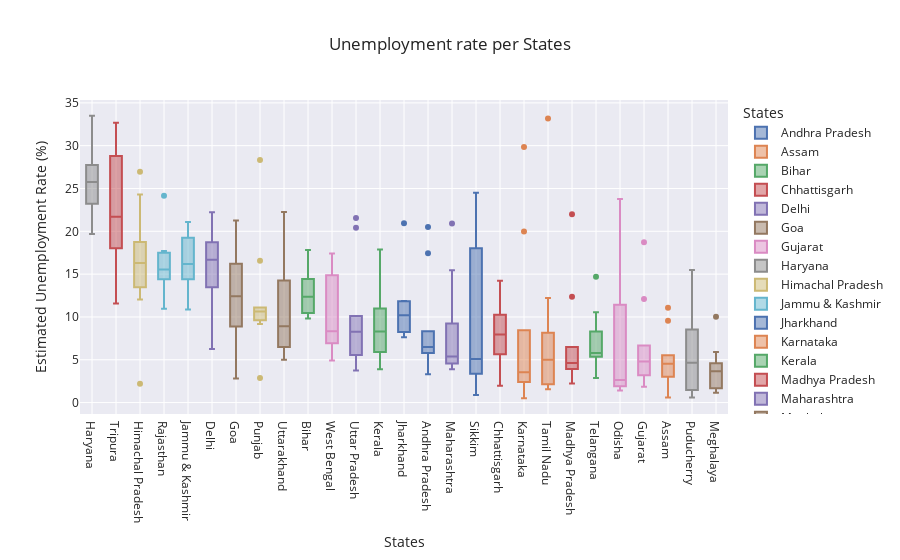

Notebook source saved alongside this figure:
### Code cell
# barplot to show unemployment rate in different States
fig = px.box(df_filtered, x='States', y='Estimated Unemployment Rate (%)', color='States', title='Unemployment rate per States', template='seaborn')
fig.update_layout(xaxis={'categoryorder': 'total descending'})
fig.show()

### Figure 1 — Plotly figure (JSON) as saved in the notebook; plotly's stock layout.template omitted (floating-point values rounded to 4 significant figures)
{"data": [{"alignmentgroup": "True", "hovertemplate": "States=%{x}<br>Estimated Unemployment Rate (%)=%{y}<extra></extra>", "legendgroup": "Andhra Pradesh", "marker": {"color": "rgb(76,114,176)"}, "name": "Andhra Pradesh", "notched": false, "offsetgroup": "Andhra Pradesh", "orientation": "v", "showlegend": true, "type": "box", "x": ["Andhra Pradesh", "Andhra Pradesh", "Andhra Pradesh", "Andhra Pradesh", "Andhra Pradesh", "Andhra Pradesh", "Andhra Pradesh", "Andhra Pradesh", "Andhra Pradesh", "Andhra Pradesh"], "x0": " ", "xaxis": "x", "y": [5.48, 5.83, 5.79, 20.51, 17.43, 3.31, 8.34, 6.96, 6.4, 6.59], "y0": " ", "yaxis": "y"}, {"alignmentgroup": "True", "hovertemplate": "States=%{x}<br>Estimated Unemployment Rate (%)=%{y}<extra></extra>", "legendgroup": "Assam", "marker": {"color": "rgb(221,132,82)"}, "name": "Assam", "notched": false, "offsetgroup": "Assam", "orientation": "v", "showlegend": true, "type": "box", "x": ["Assam", "Assam", "Assam", "Assam", "Assam", "Assam", "Assam", "Assam", "Assam", "Assam"], "x0": " ", "xaxis": "x", "y": [4.66, 4.41, 4.77, 11.06, 9.55, 0.6, 3.77, 5.53, 1.19, 3.02], "y0": " ", "yaxis": "y"}, {"alignmentgroup": "True", "hovertemplate": "States=%{x}<br>Estimated Unemployment Rate (%)=%{y}<extra></extra>", "legendgroup": "Bihar", "marker": {"color": "rgb(85,168,104)"}, "name": "Bihar", "notched": false, "offsetgroup": "Bihar", "orientation": "v", "showlegend": true, "type": "box", "x": ["Bihar", "Bihar", "Bihar", "Bihar", "Bihar", "Bihar", "Bihar", "Bihar"], "x0": " ", "xaxis": "x", "y": [10.61, 10.29, 15.43, 17.82, 12.79, 13.44, 11.91, 9.82], "y0": " ", "yaxis": "y"}, {"alignmentgroup": "True", "hovertemplate": "States=%{x}<br>Estimated Unemployment Rate (%)=%{y}<extra></extra>", "legendgroup": "Chhattisgarh", "marker": {"color": "rgb(196,78,82)"}, "name": "Chhattisgarh", "notched": false, "offsetgroup": "Chhattisgarh", "orientation": "v", "showlegend": true, "type": "box", "x": ["Chhattisgarh", "Chhattisgarh", "Chhattisgarh", "Chhattisgarh", "Chhattisgarh", "Chhattisgarh", "Chhattisgarh", "Chhattisgarh", "Chhattisgarh", "Chhattisgarh"], "x0": " ", "xaxis": "x", "y": [9.65, 8.38, 7.54, 3.41, 10.5, 14.23, 10.27, 5.63, 1.96, 6.62], "y0": " ", "yaxis": "y"}, {"alignmentgroup": "True", "hovertemplate": "States=%{x}<br>Estimated Unemployment Rate (%)=%{y}<extra></extra>", "legendgroup": "Delhi", "marker": {"color": "rgb(129,114,179)"}, "name": "Delhi", "notched": false, "offsetgroup": "Delhi", "orientation": "v", "showlegend": true, "type": "box", "x": ["Delhi", "Delhi", "Delhi", "Delhi", "Delhi", "Delhi", "Delhi", "Delhi", "Delhi"], "x0": " ", "xaxis": "x", "y": [22.23, 14.84, 17.04, 16.68, 18.19, 20.3, 13.79, 12.53, 6.27], "y0": " ", "yaxis": "y"}, {"alignmentgroup": "True", "hovertemplate": "States=%{x}<br>Estimated Unemployment Rate (%)=%{y}<extra></extra>", "legendgroup": "Goa", "marker": {"color": "rgb(147,120,96)"}, "name": "Goa", "notched": false, "offsetgroup": "Goa", "orientation": "v", "showlegend": true, "type": "box", "x": ["Goa", "Goa", "Goa", "Goa", "Goa", "Goa", "Goa", "Goa", "Goa", "Goa"], "x0": " ", "xaxis": "x", "y": [8.89, 2.81, 5.25, 13.31, 21.25, 9.96, 17.07, 16.21, 15.38, 11.54], "y0": " ", "yaxis": "y"}, {"alignmentgroup": "True", "hovertemplate": "States=%{x}<br>Estimated Unemployment Rate (%)=%{y}<extra></extra>", "legendgroup": "Gujarat", "marker": {"color": "rgb(218,139,195)"}, "name": "Gujarat", "notched": false, "offsetgroup": "Gujarat", "orientation": "v", "showlegend": true, "type": "box", "x": ["Gujarat", "Gujarat", "Gujarat", "Gujarat", "Gujarat", "Gujarat", "Gujarat", "Gujarat", "Gujarat", "Gujarat"], "x0": " ", "xaxis": "x", "y": [5.54, 6.38, 6.66, 18.71, 12.11, 3.2, 1.84, 1.87, 3.42, 4.03], "y0": " ", "yaxis": "y"}, {"alignmentgroup": "True", "hovertemplate": "States=%{x}<br>Estimated Unemployment Rate (%)=%{y}<extra></extra>", "legendgroup": "Haryana", "marker": {"color": "rgb(140,140,140)"}, "name": "Haryana", "notched": false, "offsetgroup": "Haryana", "orientation": "v", "showlegend": true, "type": "box", "x": ["Haryana", "Haryana", "Haryana", "Haryana", "Haryana", "Haryana", "Haryana", "Haryana", "Haryana"], "x0": " ", "xaxis": "x", "y": [20.34, 25.77, 25.05, 29.02, 26.7, 24.18, 33.5, 19.68, 27.31], "y0": " ", "yaxis": "y"}, {"alignmentgroup": "True", "hovertemplate": "States=%{x}<br>Estimated Unemployment Rate (%)=%{y}<extra></extra>", "legendgroup": "Himachal Pradesh", "marker": {"color": "rgb(204,185,116)"}, "name": "Himachal Pradesh", "notched": false, "offsetgroup": "Himachal Pradesh", "orientation": "v", "showlegend": true, "type": "box", "x": ["Himachal Pradesh", "Himachal Pradesh", "Himachal Pradesh", "Himachal Pradesh", "Himachal Pradesh", "Himachal Pradesh", "Himachal Pradesh", "Himachal Pradesh", "Himachal Pradesh", "Himachal Pradesh"], "x0": " ", "xaxis": "x", "y": [16.83, 16.84, 18.76, 2.2, 26.95, 13.47, 24.31, 15.79, 12.04, 13.46], "y0": " ", "yaxis": "y"}, {"alignmentgroup": "True", "hovertemplate": "States=%{x}<br>Estimated Unemployment Rate (%)=%{y}<extra></extra>", "legendgroup": "Jammu & Kashmir", "marker": {"color": "rgb(100,181,205)"}, "name": "Jammu & Kashmir", "notched": false, "offsetgroup": "Jammu & Kashmir", "orientation": "v", "showlegend": true, "type": "box", "x": ["Jammu & Kashmir", "Jammu & Kashmir", "Jammu & Kashmir", "Jammu & Kashmir", "Jammu & Kashmir", "Jammu & Kashmir", "Jammu & Kashmir", "Jammu & Kashmir", "Jammu & Kashmir"], "x0": " ", "xaxis": "x", "y": [21.08, 20.78, 15.5, 18.74, 17.92, 10.88, 11.09, 16.17, 16.14], "y0": " ", "yaxis": "y"}, {"alignmentgroup": "True", "hovertemplate": "States=%{x}<br>Estimated Unemployment Rate (%)=%{y}<extra></extra>", "legendgroup": "Jharkhand", "marker": {"color": "rgb(76,114,176)"}, "name": "Jharkhand", "notched": false, "offsetgroup": "Jharkhand", "orientation": "v", "showlegend": true, "type": "box", "x": ["Jharkhand", "Jharkhand", "Jharkhand", "Jharkhand", "Jharkhand", "Jharkhand", "Jharkhand", "Jharkhand"], "x0": " ", "xaxis": "x", "y": [10.61, 11.85, 8.23, 20.95, 7.63, 9.76, 8.24, 11.8], "y0": " ", "yaxis": "y"}, {"alignmentgroup": "True", "hovertemplate": "States=%{x}<br>Estimated Unemployment Rate (%)=%{y}<extra></extra>", "legendgroup": "Karnataka", "marker": {"color": "rgb(221,132,82)"}, "name": "Karnataka", "notched": false, "offsetgroup": "Karnataka", "orientation": "v", "showlegend": true, "type": "box", "x": ["Karnataka", "Karnataka", "Karnataka", "Karnataka", "Karnataka", "Karnataka", "Karnataka", "Karnataka", "Karnataka", "Karnataka"], "x0": " ", "xaxis": "x", "y": [2.86, 3.61, 3.46, 29.84, 19.97, 8.44, 4.01, 0.5, 2.41, 1.58], "y0": " ", "yaxis": "y"}, {"alignmentgroup": "True", "hovertemplate": "States=%{x}<br>Estimated Unemployment Rate (%)=%{y}<extra></extra>", "legendgroup": "Kerala", "marker": {"color": "rgb(85,168,104)"}, "name": "Kerala", "notched": false, "offsetgroup": "Kerala", "orientation": "v", "showlegend": true, "type": "box", "x": ["Kerala", "Kerala", "Kerala", "Kerala", "Kerala", "Kerala", "Kerala", "Kerala", "Kerala", "Kerala"], "x0": " ", "xaxis": "x", "y": [5.31, 7.6, 8.99, 16.99, 17.88, 9.71, 7.09, 10.98, 5.91, 3.88], "y0": " ", "yaxis": "y"}, {"alignmentgroup": "True", "hovertemplate": "States=%{x}<br>Estimated Unemployment Rate (%)=%{y}<extra></extra>", "legendgroup": "Madhya Pradesh", "marker": {"color": "rgb(196,78,82)"}, "name": "Madhya Pradesh", "notched": false, "offsetgroup": "Madhya Pradesh", "orientation": "v", "showlegend": true, "type": "box", "x": ["Madhya Pradesh", "Madhya Pradesh", "Madhya Pradesh", "Madhya Pradesh", "Madhya Pradesh", "Madhya Pradesh", "Madhya Pradesh", "Madhya Pradesh", "Madhya Pradesh", "Madhya Pradesh"], "x0": " ", "xaxis": "x", "y": [4.11, 4.57, 2.22, 12.36, 21.98, 6.48, 5.08, 4.7, 3.91, 3.13], "y0": " ", "yaxis": "y"}, {"alignmentgroup": "True", "hovertemplate": "States=%{x}<br>Estimated Unemployment Rate (%)=%{y}<extra></extra>", "legendgroup": "Maharashtra", "marker": {"color": "rgb(129,114,179)"}, "name": "Maharashtra", "notched": false, "offsetgroup": "Maharashtra", "orientation": "v", "showlegend": true, "type": "box", "x": ["Maharashtra", "Maharashtra", "Maharashtra", "Maharashtra", "Maharashtra", "Maharashtra", "Maharashtra", "Maharashtra", "Maharashtra", "Maharashtra"], "x0": " ", "xaxis": "x", "y": [4.95, 4.69, 5.79, 20.9, 15.46, 9.23, 3.89, 6.23, 4.55, 4.1], "y0": " ", "yaxis": "y"}, {"alignmentgroup": "True", "hovertemplate": "States=%{x}<br>Estimated Unemployment Rate (%)=%{y}<extra></extra>", "legendgroup": "Meghalaya", "marker": {"color": "rgb(147,120,96)"}, "name": "Meghalaya", "notched": false, "offsetgroup": "Meghalaya", "orientation": "v", "showlegend": true, "type": "box", "x": ["Meghalaya", "Meghalaya", "Meghalaya", "Meghalaya", "Meghalaya", "Meghalaya", "Meghalaya", "Meghalaya", "Meghalaya", "Meghalaya"], "x0": " ", "xaxis": "x", "y": [1.66, 3.59, 1.58, 10.03, 5.92, 1.15, 2.1, 3.74, 4.29, 4.6], "y0": " ", "yaxis": "y"}, {"alignmentgroup": "True", "hovertemplate": "States=%{x}<br>Estimated Unemployment Rate (%)=%{y}<extra></extra>", "legendgroup": "Odisha", "marker": {"color": "rgb(218,139,195)"}, "name": "Odisha", "notched": false, "offsetgroup": "Odisha", "orientation": "v", "showlegend": true, "type": "box", "x": ["Odisha", "Odisha", "Odisha", "Odisha", "Odisha", "Odisha", "Odisha", "Odisha", "Odisha", "Odisha"], "x0": " ", "xaxis": "x", "y": [1.9, 3.12, 13.08, 23.76, 11.41, 3.77, 1.88, 1.42, 2.1, 2.18], "y0": " ", "yaxis": "y"}, {"alignmentgroup": "True", "hovertemplate": "States=%{x}<br>Estimated Unemployment Rate (%)=%{y}<extra></extra>", "legendgroup": "Puducherry", "marker": {"color": "rgb(140,140,140)"}, "name": "Puducherry", "notched": false, "offsetgroup": "Puducherry", "orientation": "v", "showlegend": true, "type": "box", "x": ["Puducherry", "Puducherry", "Puducherry", "Puducherry", "Puducherry", "Puducherry", "Puducherry", "Puducherry"], "x0": " ", "xaxis": "x", "y": [0.58, 1.76, 1.2, 4.24, 15.47, 5.05, 10.9, 6.18], "y0": " ", "yaxis": "y"}, {"alignmentgroup": "True", "hovertemplate": "States=%{x}<br>Estimated Unemployment Rate (%)=%{y}<extra></extra>", "legendgroup": "Punjab", "marker": {"color": "rgb(204,185,116)"}, "name": "Punjab", "notched": false, "offsetgroup": "Punjab", "orientation": "v", "showlegend": true, "type": "box", "x": ["Punjab", "Punjab", "Punjab", "Punjab", "Punjab", "Punjab", "Punjab", "Punjab", "Punjab", "Punjab"], "x0": " ", "xaxis": "x", "y": [11.11, 10.97, 10.32, 2.86, 28.33, 16.55, 9.19, 10.99, 9.61, 9.88], "y0": " ", "yaxis": "y"}, {"alignmentgroup": "True", "hovertemplate": "States=%{x}<br>Estimated Unemployment Rate (%)=%{y}<extra></extra>", "legendgroup": "Rajasthan", "marker": {"color": "rgb(100,181,205)"}, "name": "Rajasthan", "notched": false, "offsetgroup": "Rajasthan", "orientation": "v", "showlegend": true, "type": "box", "x": ["Rajasthan", "Rajasthan", "Rajasthan", "Rajasthan", "Rajasthan", "Rajasthan", "Rajasthan", "Rajasthan", "Rajasthan", "Rajasthan"], "x0": " ", "xaxis": "x", "y": [10.97, 15.16, 11.9, 17.7, 15.74, 14.39, 15.81, 17.51, 15.35, 24.15], "y0": " ", "yaxis": "y"}, {"alignmentgroup": "True", "hovertemplate": "States=%{x}<br>Estimated Unemployment Rate (%)=%{y}<extra></extra>", "legendgroup": "Sikkim", "marker": {"color": "rgb(76,114,176)"}, "name": "Sikkim", "notched": false, "offsetgroup": "Sikkim", "orientation": "v", "showlegend": true, "type": "box", "x": ["Sikkim", "Sikkim", "Sikkim", "Sikkim", "Sikkim", "Sikkim", "Sikkim", "Sikkim"], "x0": " ", "xaxis": "x", "y": [23.57, 2.28, 24.51, 4.46, 4.45, 12.49, 5.7, 0.88], "y0": " ", "yaxis": "y"}, {"alignmentgroup": "True", "hovertemplate": "States=%{x}<br>Estimated Unemployment Rate (%)=%{y}<extra></extra>", "legendgroup": "Tamil Nadu", "marker": {"color": "rgb(221,132,82)"}, "name": "Tamil Nadu", "notched": false, "offsetgroup": "Tamil Nadu", "orientation": "v", "showlegend": true, "type": "box", "x": ["Tamil Nadu", "Tamil Nadu", "Tamil Nadu", "Tamil Nadu", "Tamil Nadu", "Tamil Nadu", "Tamil Nadu", "Tamil Nadu", "Tamil Nadu"], "x0": " ", "xaxis": "x", "y": [1.57, 2.09, 6.4, 33.16, 12.2, 6.81, 2.65, 5, 2.16], "y0": " ", "yaxis": "y"}, {"alignmentgroup": "True", "hovertemplate": "States=%{x}<br>Estimated Unemployment Rate (%)=%{y}<extra></extra>", "legendgroup": "Telangana", "marker": {"color": "rgb(85,168,104)"}, "name": "Telangana", "notched": false, "offsetgroup": "Telangana", "orientation": "v", "showlegend": true, "type": "box", "x": ["Telangana", "Telangana", "Telangana", "Telangana", "Telangana", "Telangana", "Telangana", "Telangana", "Telangana", "Telangana"], "x0": " ", "xaxis": "x", "y": [5.49, 8.29, 5.77, 6.25, 14.7, 10.55, 5.36, 5.79, 3.27, 2.86], "y0": " ", "yaxis": "y"}, {"alignmentgroup": "True", "hovertemplate": "States=%{x}<br>Estimated Unemployment Rate (%)=%{y}<extra></extra>", "legendgroup": "Tripura", "marker": {"color": "rgb(196,78,82)"}, "name": "Tripura", "notched": false, "offsetgroup": "Tripura", "orientation": "v", "showlegend": true, "type": "box", "x": ["Tripura", "Tripura", "Tripura", "Tripura", "Tripura", "Tripura", "Tripura", "Tripura", "Tripura"], "x0": " ", "xaxis": "x", "y": [32.67, 28.4, 29.95, 21.51, 21.71, 18.24, 27.92, 17.35, 11.57], "y0": " ", "yaxis": "y"}, {"alignmentgroup": "True", "hovertemplate": "States=%{x}<br>Estimated Unemployment Rate (%)=%{y}<extra></extra>", "legendgroup": "Uttar Pradesh", "marker": {"color": "rgb(129,114,179)"}, "name": "Uttar Pradesh", "notched": false, "offsetgroup": "Uttar Pradesh", "orientation": "v", "showlegend": true, "type": "box", "x": ["Uttar Pradesh", "Uttar Pradesh", "Uttar Pradesh", "Uttar Pradesh", "Uttar Pradesh", "Uttar Pradesh", "Uttar Pradesh", "Uttar Pradesh", "Uttar Pradesh", "Uttar Pradesh"], "x0": " ", "xaxis": "x", "y": [7.58, 8.98, 10.11, 21.54, 20.41, 9.47, 5.56, 5.79, 4.18, 3.75], "y0": " ", "yaxis": "y"}, {"alignmentgroup": "True", "hovertemplate": "States=%{x}<br>Estimated Unemployment Rate (%)=%{y}<extra></extra>", "legendgroup": "Uttarakhand", "marker": {"color": "rgb(147,120,96)"}, "name": "Uttarakhand", "notched": false, "offsetgroup": "Uttarakhand", "orientation": "v", "showlegend": true, "type": "box", "x": ["Uttarakhand", "Uttarakhand", "Uttarakhand", "Uttarakhand", "Uttarakhand", "Uttarakhand", "Uttarakhand", "Uttarakhand", "Uttarakhand", "Uttarakhand"], "x0": " ", "xaxis": "x", "y": [5.49, 4.99, 19.85, 6.48, 8.01, 8.61, 12.38, 14.26, 22.26, 9.23], "y0": " ", "yaxis": "y"}, {"alignmentgroup": "True", "hovertemplate": "States=%{x}<br>Estimated Unemployment Rate (%)=%{y}<extra></extra>", "legendgroup": "West Bengal", "marker": {"color": "rgb(218,139,195)"}, "name": "West Bengal", "notched": false, "offsetgroup": "West Bengal", "orientation": "v", "showlegend": true, "type": "box", "x": ["West Bengal", "West Bengal", "West Bengal", "West Bengal", "West Bengal", "West Bengal", "West Bengal", "West Bengal", "West Bengal", "West Bengal"], "x0": " ", "xaxis": "x", "y": [6.94, 4.92, 6.92, 17.41, 17.41, 7.29, 6.83, 14.87, 9.35, 9.98], "y0": " ", "yaxis": "y"}], "layout": {"boxmode": "overlay", "legend": {"title": {"text": "States"}, "tracegroupgap": 0}, "title": {"text": "Unemployment rate per States"}, "xaxis": {"anchor": "y", "categoryarray": ["Andhra Pradesh", "Assam", "Bihar", "Chhattisgarh", "Delhi", "Goa", "Gujarat", "Haryana", "Himachal Pradesh", "Jammu & Kashmir", "Jharkhand", "Karnataka", "Kerala", "Madhya Pradesh", "Maharashtra", "Meghalaya", "Odisha", "Puducherry", "Punjab", "Rajasthan", "Sikkim", "Tamil Nadu", "Telangana", "Tripura", "Uttar Pradesh", "Uttarakhand", "West Bengal"], "categoryorder": "total descending", "domain": [0, 1], "title": {"text": "States"}}, "yaxis": {"anchor": "x", "domain": [0, 1], "title": {"text": "Estimated Unemployment Rate (%)"}}}}
